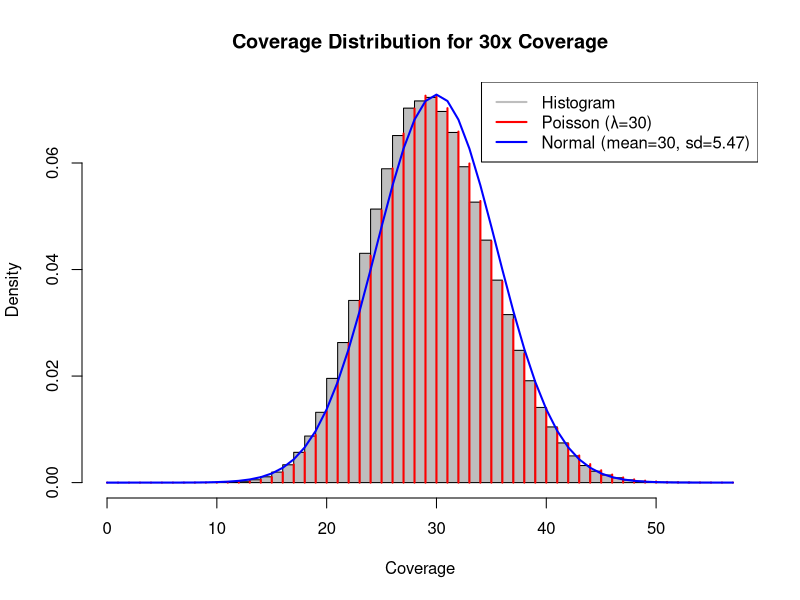

Source code (R):
genome_coverage_30x <- scan("genome_coverage_30x.txt")

coverage_hist_30x <- hist(genome_coverage_30x, breaks = 50, plot = FALSE)

hist(genome_coverage_30x, breaks = 50, probability = TRUE, 
     main = "Coverage Distribution for 30x Coverage",
     xlab = "Coverage", ylab = "Density", col = "gray", border = "black")

lambda_30x <- 30
x_vals_30x <- 0:max(coverage_hist_30x$breaks)
poisson_probs_30x <- dpois(x_vals_30x, lambda_30x)
lines(x_vals_30x, poisson_probs_30x, type = "h", col = "red", lwd = 2)


mean_val_30x <- 30
std_dev_30x <- sqrt(30)
normal_probs_30x <- dnorm(x_vals_30x, mean = mean_val_30x, sd = std_dev_30x)
lines(x_vals_30x, normal_probs_30x, col = "blue", lwd = 2)

legend("topright", legend = c("Histogram", "Poisson (λ=30)", "Normal (mean=30, sd=5.47)"), 
       col = c("gray", "red", "blue"), lwd = 2)
png("ex1_30x_cov.png")
dev.off()

zero_coverage_count_30x <- sum(genome_coverage_30x == 0)
total_bases_30x <- length(genome_coverage_30x)
percentage_unsequenced_30x <- (zero_coverage_count_30x / total_bases_30x) * 100
print(percentage_unsequenced_30x)

